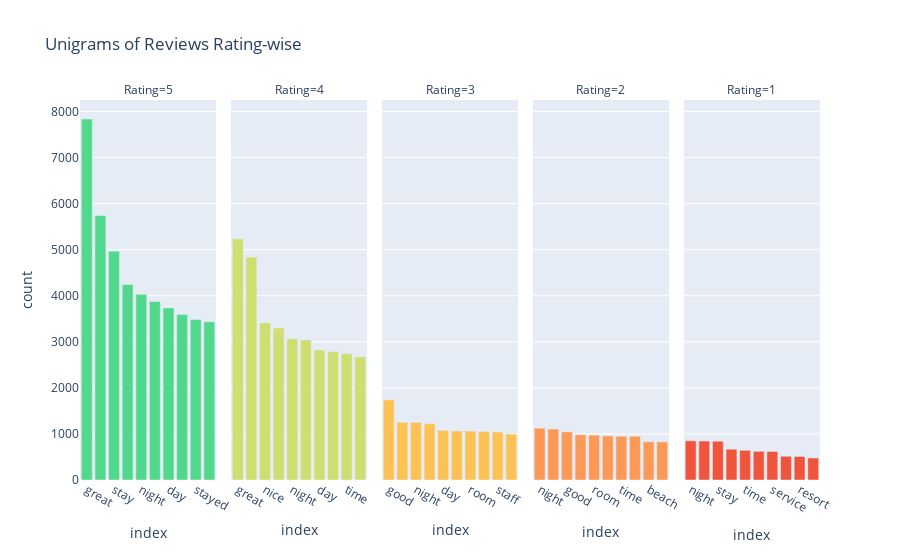

The cell this chart's notebook holds for it:
### Code cell
import plotly.express as px
from plotly.subplots import make_subplots
fig = px.bar(unigrams, x="index", y="count", color="Rating", facet_col="Rating", title='Unigrams of Reviews Rating-wise' ,
             color_continuous_scale=["#EF553B", "#FFA15A", "#FECB52", "#B6E880", "#00CC96"])
fig.update_xaxes(matches=None)
fig.update_layout(coloraxis_showscale=False)
fig.show()

### Figure 1 — Plotly figure (JSON) as saved in the notebook; plotly's stock layout.template omitted (floating-point values rounded to 4 significant figures)
{"data": [{"alignmentgroup": "True", "hovertemplate": "Rating=%{marker.color}<br>index=%{x}<br>count=%{y}<extra></extra>", "legendgroup": "", "marker": {"color": [5, 5, 5, 5, 5, 5, 5, 5, 5, 5], "coloraxis": "coloraxis"}, "name": "", "offsetgroup": "", "orientation": "v", "showlegend": false, "textposition": "auto", "type": "bar", "x": ["great", "staff", "stay", "good", "night", "time", "day", "location", "stayed", "room"], "xaxis": "x", "y": [7836, 5741, 4968, 4241, 4030, 3875, 3736, 3590, 3486, 3434], "yaxis": "y"}, {"alignmentgroup": "True", "hovertemplate": "Rating=%{marker.color}<br>index=%{x}<br>count=%{y}<extra></extra>", "legendgroup": "", "marker": {"color": [4, 4, 4, 4, 4, 4, 4, 4, 4, 4], "coloraxis": "coloraxis"}, "name": "", "offsetgroup": "", "orientation": "v", "showlegend": false, "textposition": "auto", "type": "bar", "x": ["great", "good", "nice", "staff", "night", "stay", "day", "location", "time", "beach"], "xaxis": "x2", "y": [5235, 4840, 3409, 3298, 3068, 3041, 2822, 2789, 2741, 2675], "yaxis": "y2"}, {"alignmentgroup": "True", "hovertemplate": "Rating=%{marker.color}<br>index=%{x}<br>count=%{y}<extra></extra>", "legendgroup": "", "marker": {"color": [3, 3, 3, 3, 3, 3, 3, 3, 3, 3], "coloraxis": "coloraxis"}, "name": "", "offsetgroup": "", "orientation": "v", "showlegend": false, "textposition": "auto", "type": "bar", "x": ["good", "great", "night", "nice", "day", "location", "room", "stay", "staff", "time"], "xaxis": "x3", "y": [1742, 1253, 1251, 1224, 1077, 1064, 1062, 1051, 1042, 999], "yaxis": "y3"}, {"alignmentgroup": "True", "hovertemplate": "Rating=%{marker.color}<br>index=%{x}<br>count=%{y}<extra></extra>", "legendgroup": "", "marker": {"color": [2, 2, 2, 2, 2, 2, 2, 2, 2, 2], "coloraxis": "coloraxis"}, "name": "", "offsetgroup": "", "orientation": "v", "showlegend": false, "textposition": "auto", "type": "bar", "x": ["night", "day", "good", "stay", "room", "service", "time", "staff", "beach", "food"], "xaxis": "x4", "y": [1126, 1106, 1044, 983, 975, 957, 949, 949, 830, 827], "yaxis": "y4"}, {"alignmentgroup": "True", "hovertemplate": "Rating=%{marker.color}<br>index=%{x}<br>count=%{y}<extra></extra>", "legendgroup": "", "marker": {"color": [1, 1, 1, 1, 1, 1, 1, 1, 1, 1], "coloraxis": "coloraxis"}, "name": "", "offsetgroup": "", "orientation": "v", "showlegend": false, "textposition": "auto", "type": "bar", "x": ["night", "day", "stay", "staff", "time", "room", "service", "place", "resort", "like"], "xaxis": "x5", "y": [851, 845, 842, 670, 644, 622, 619, 515, 511, 478], "yaxis": "y5"}], "layout": {"annotations": [{"font": {}, "showarrow": false, "text": "Rating=5", "x": 0.092, "xanchor": "center", "xref": "paper", "y": 1, "yanchor": "bottom", "yref": "paper"}, {"font": {}, "showarrow": false, "text": "Rating=4", "x": 0.296, "xanchor": "center", "xref": "paper", "y": 1, "yanchor": "bottom", "yref": "paper"}, {"font": {}, "showarrow": false, "text": "Rating=3", "x": 0.5, "xanchor": "center", "xref": "paper", "y": 1, "yanchor": "bottom", "yref": "paper"}, {"font": {}, "showarrow": false, "text": "Rating=2", "x": 0.704, "xanchor": "center", "xref": "paper", "y": 1, "yanchor": "bottom", "yref": "paper"}, {"font": {}, "showarrow": false, "text": "Rating=1", "x": 0.908, "xanchor": "center", "xref": "paper", "y": 1, "yanchor": "bottom", "yref": "paper"}], "barmode": "relative", "coloraxis": {"colorbar": {"title": {"text": "Rating"}}, "colorscale": [[0, "#EF553B"], [0.25, "#FFA15A"], [0.5, "#FECB52"], [0.75, "#B6E880"], [1, "#00CC96"]], "showscale": false}, "legend": {"tracegroupgap": 0}, "title": {"text": "Unigrams of Reviews Rating-wise"}, "xaxis": {"anchor": "y", "domain": [0, 0.184], "title": {"text": "index"}}, "xaxis2": {"anchor": "y2", "domain": [0.204, 0.388], "title": {"text": "index"}}, "xaxis3": {"anchor": "y3", "domain": [0.408, 0.592], "title": {"text": "index"}}, "xaxis4": {"anchor": "y4", "domain": [0.612, 0.796], "title": {"text": "index"}}, "xaxis5": {"anchor": "y5", "domain": [0.816, 1], "title": {"text": "index"}}, "yaxis": {"anchor": "x", "domain": [0, 1], "title": {"text": "count"}}, "yaxis2": {"anchor": "x2", "domain": [0, 1], "matches": "y", "showticklabels": false}, "yaxis3": {"anchor": "x3", "domain": [0, 1], "matches": "y", "showticklabels": false}, "yaxis4": {"anchor": "x4", "domain": [0, 1], "matches": "y", "showticklabels": false}, "yaxis5": {"anchor": "x5", "domain": [0, 1], "matches": "y", "showticklabels": false}}}
